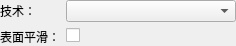
<ui version="4.0">
 <class>qSlicerGPURayCastVolumeRenderingPropertiesWidget</class>
 <widget class="QWidget" name="qSlicerGPURayCastVolumeRenderingPropertiesWidget">
  <property name="geometry">
   <rect>
    <x>0</x>
    <y>0</y>
    <width>236</width>
    <height>44</height>
   </rect>
  </property>
  <property name="windowTitle">
   <string>GPU 光线投射</string>
  </property>
  <layout class="QFormLayout" name="formLayout">
   <property name="leftMargin">
    <number>0</number>
   </property>
   <property name="topMargin">
    <number>0</number>
   </property>
   <property name="rightMargin">
    <number>0</number>
   </property>
   <property name="bottomMargin">
    <number>0</number>
   </property>
   <item row="0" column="0">
    <widget class="QLabel" name="RenderingTechniqueLabel">
     <property name="text">
      <string>技术：</string>
     </property>
    </widget>
   </item>
   <item row="0" column="1">
    <widget class="QComboBox" name="RenderingTechniqueComboBox">
     <property name="toolTip">
      <string>选择当前体积可见视图的光线投射技术</string>
     </property>
    </widget>
   </item>
   <item row="1" column="0">
    <widget class="QLabel" name="SurfaceSmoothingLabel">
     <property name="toolTip">
      <string>通过对光线投射应用随机噪声来去除木纹伪影的选项</string>
     </property>
     <property name="text">
      <string>表面平滑：</string>
     </property>
    </widget>
   </item>
   <item row="1" column="1">
    <widget class="QCheckBox" name="SurfaceSmoothingCheckBox">
     <property name="toolTip">
      <string>通过对光线投射应用随机噪声来去除木纹伪影的选项</string>
     </property>
     <property name="text">
      <string />
     </property>
    </widget>
   </item>
  </layout>
 </widget>
 <resources />
 <connections />
</ui>
